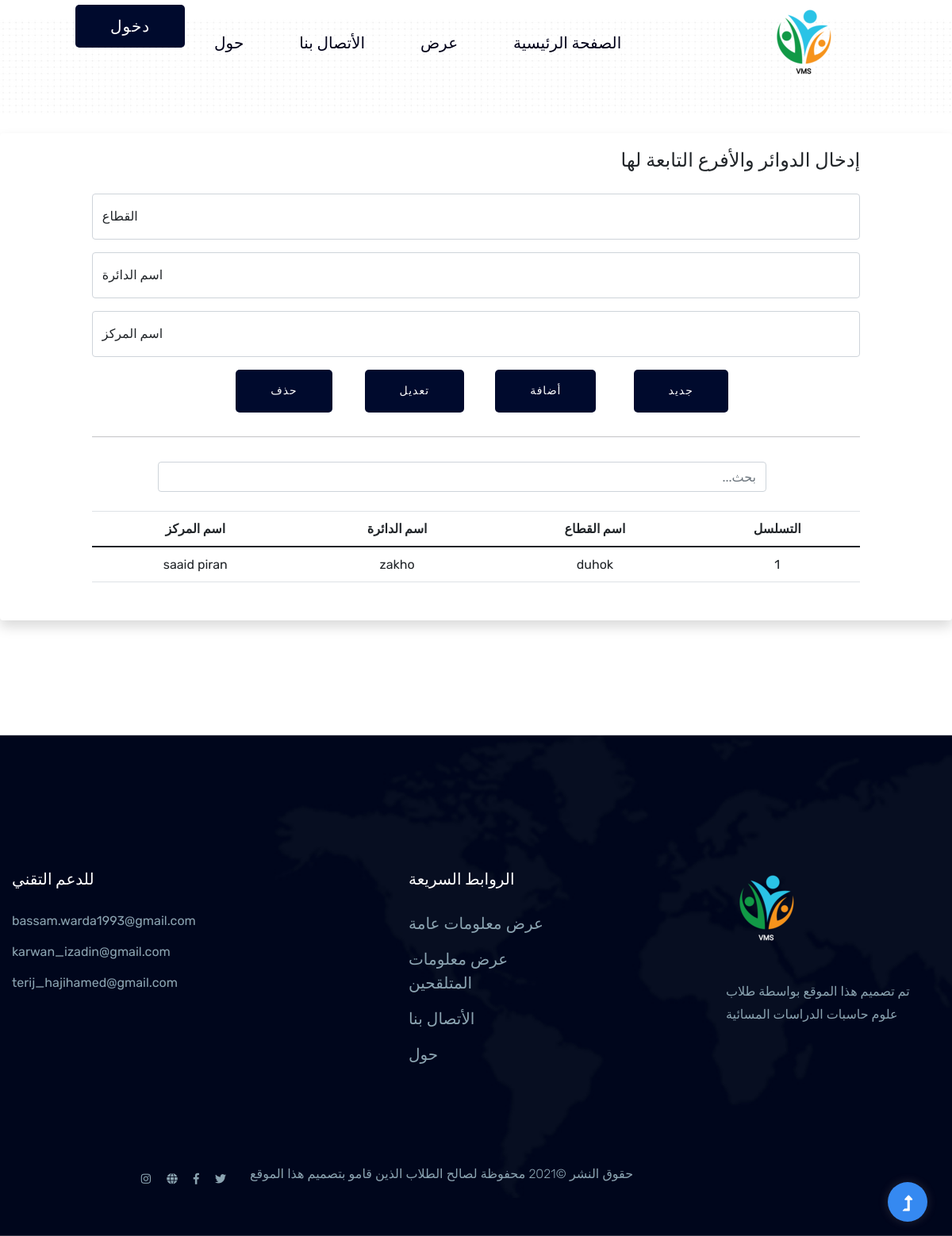
Before: /directorate.php with the older database file.
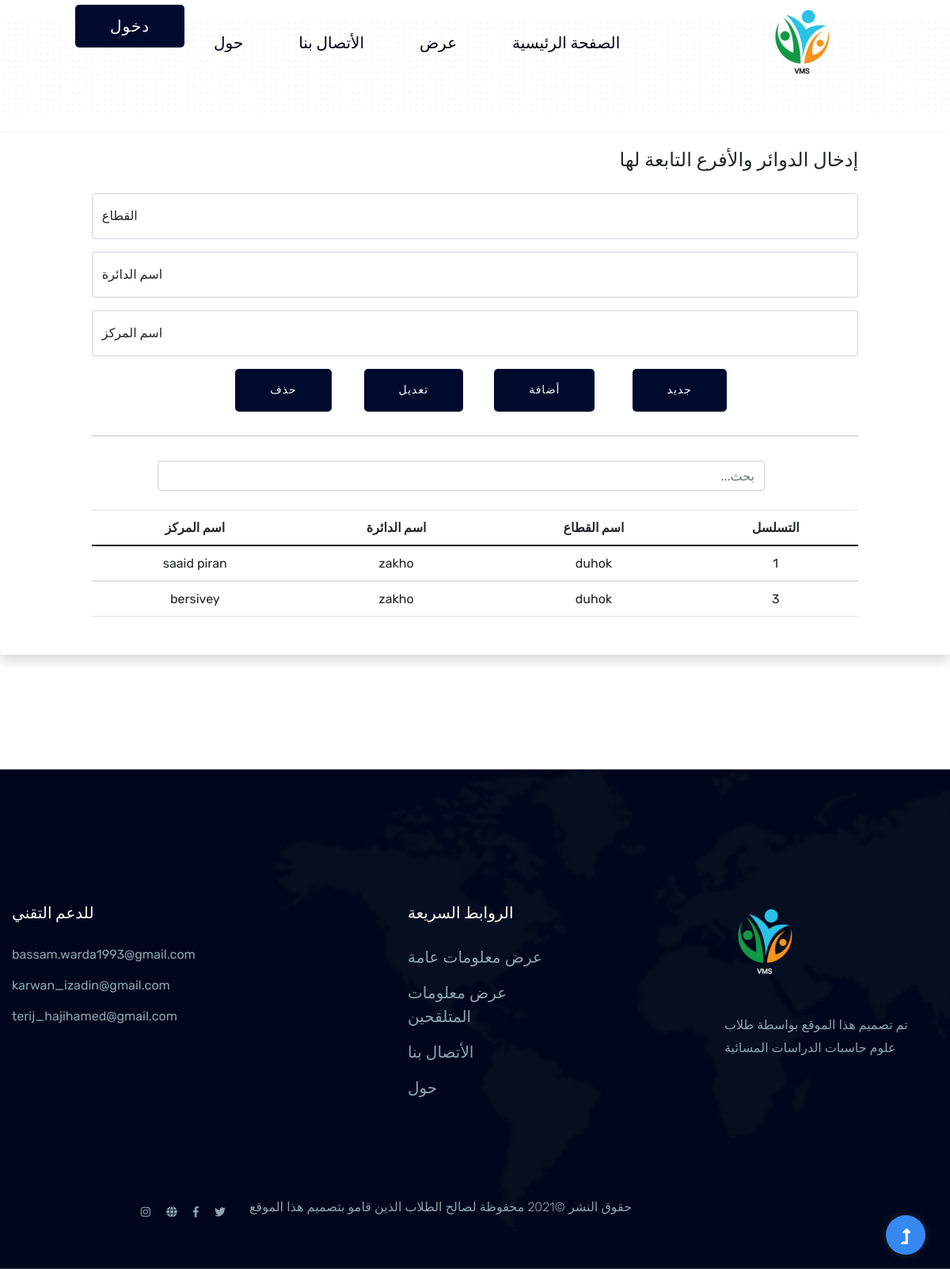
After: the same page with the newer database file.
### tables this page shows
CREATE TABLE `directoration` (
  `dir_id` int(11) NOT NULL,
  `dir_sector_name` varchar(20) DEFAULT NULL,
  `dir_directorate_name` varchar(20) DEFAULT NULL,
  `dir_center_name` varchar(40) DEFAULT NULL
);

### directorate.php (the view, shortened to what this page needs)
<?php require "connection.php";
?>
<!DOCTYPE html>
<html class="no-js" lang="zxx">
    <head>
        <?php
            include "navbarheader.php";
        ?>
    <main>
    <br>
        <div class="container shadow p-3 mb-5 bg-white rounded">
            <div class="row">
            <div class="col-sm-1 ">
            </div>
                <div class="col-sm-10 ">
    <form onsubmit="return validate();"name="frm"action="directorate/directorate1.php" method="post" class="well form-horizontal">
            <fieldset style="text-align:right">
              <legend>إدخال الدوائر والأفرع التابعة لها</legend>
               <div class="form-floating mb-3" >
                    <input type="text" class="form-control" id="dirc_sector" name="dirc_sector" required placeholder="القطاع">
                     <label  for="floatingInput"  >القطاع</label>
               </div>
               <div class="form-floating mb-3"  >
                    <input type="text" class="form-control" id="dirc_name" name="dirc_name" required placeholder="اسم الدائرة">
                     <label  for="floatingInput" >اسم الدائرة</label>
               </div>
               <div class="form-floating mb-3">
                    <input type="text"  class="form-control" id="dirc_center" name="dirc_center" required placeholder="اسم المركز"  >
                     <label for="floatingInput">اسم المركز</label>
               </div>
               <div class="row">
            <div class="col-sm-2" >
            </div>
            <div class="col-sm-2" >
                <button  type='button'  onclick="newrow()" name='newr'    value='جديد'   class="btn btn-lg btn-success" >جديد</button>
            </div>
            <div class="col-sm-2" >
                <button  type='submit'id="add" name='add' value='أضافة' class="btn btn-lg btn-success"> أضافة </button>
            </div>
            <div class="col-sm-2" >
                <button  type='submit' name='update'  value='تعديل' class="btn btn-lg btn-success"> تعديل </button>
            </div>
            <div class="col-sm-2">
                <button type='submit' name='delete' onclick="return confirm('هل تريد الحذف بالتأكيد');"  value='حذف' class="btn btn-lg btn-success">حذف </button>
            </div>
            <div class="col-sm-2">
            </div>
        </div>
               <hr>
               <div class="row">
                    <div class="col-sm-1" >
                    </div>
                    <div class="col-sm-10"style="padding-right:5%">
                        <input class="form-control" id="myInput" type="text" placeholder="بحث...">
                    </div>
                </div>
<br>
                <?php
                        $sql = "select * from directoration";
                        $result = mysqli_query($con, $sql);
                        if($result)
                        {
                           echo '<div class="">'  ;
                           echo '<table class="table table-hover pre-scrollable" id="tb"  style="text-align: center;" > ';
                            echo '<thead>'.'<tr><th>'.'التسلسل' .'</th>'.'<th>'.'اسم القطاع'.'</th>'.'<th>'.'اسم الدائرة'.'</th>'.'<th>'.'اسم المركز'.'</th>'.'</tr>'.'</thead>';
                            while ($row = mysqli_fetch_assoc($result)) {
                                echo '<tbody id="myTable">'.'<tr><td>'. $row["dir_id"].'  '.         '</td>';
                                echo '<td>'. $row["dir_sector_name"].'  '.       '</td>';
                                echo '<td>'. $row["dir_directorate_name"].'  '.'</td>';
                                echo '<td>'. $row["dir_center_name"].'  '.          '</td>';
                                echo '</tr>';
                            }
                            echo '</table>';
                            echo '</div>';
                        }else
                        {
                            echo 'error';
                        }
                ?>
                  </fieldset>
            </form>
                </div>
                <div class="col-sm-1">
                 </div>
            </div>
        </div>
        <br><br><br><br>
    </main>
    <?php
        include "footer.php";
    ?>
</body>
</html>

Changed rows visible on the page:
added directoration: dir_id "3", dir_sector_name "duhok", dir_directorate_name "zakho", dir_center_name "bersivey"
